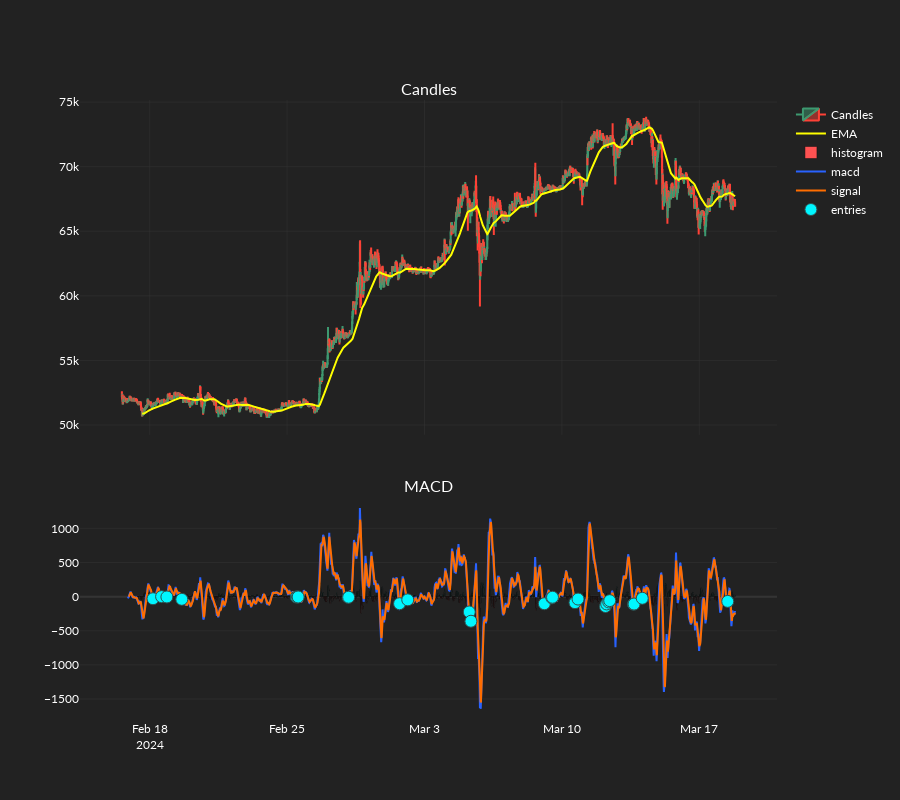

This figure's notebook cell:
### Code cell
# Plot Strategy
macd_strat.plot_signals(candles=candles)

### Figure 1 — Plotly figure (JSON) as saved in the notebook; plotly's stock layout.template omitted (floating-point values rounded to 4 significant figures; data arrays with more than 128 entries replaced by an {"elided": "..."} marker saying what was removed)
{"data": [{"close": {"elided": "3000 float values"}, "high": {"elided": "3000 float values"}, "low": {"elided": "3000 float values"}, "name": "Candles", "open": {"elided": "3000 float values"}, "type": "candlestick", "x": {"elided": "3000 str values"}, "xaxis": "x", "yaxis": "y"}, {"line": {"color": "yellow"}, "name": "EMA", "type": "scatter", "x": {"elided": "3000 str values"}, "xaxis": "x", "y": {"elided": "3000 float values"}, "yaxis": "y"}, {"marker": {"color": {"elided": "3000 str values"}}, "name": "histogram", "type": "bar", "x": {"elided": "3000 str values"}, "xaxis": "x2", "y": {"elided": "3000 float values"}, "yaxis": "y2"}, {"line": {"color": "#2962FF"}, "name": "macd", "type": "scatter", "x": {"elided": "3000 str values"}, "xaxis": "x2", "y": {"elided": "3000 float values"}, "yaxis": "y2"}, {"line": {"color": "#FF6D00"}, "name": "signal", "type": "scatter", "x": {"elided": "3000 str values"}, "xaxis": "x2", "y": {"elided": "3000 float values"}, "yaxis": "y2"}, {"marker": {"color": "#00F6FF", "line": {"color": "DarkSlateGrey", "width": 1}, "size": 12, "symbol": "circle"}, "mode": "markers", "name": "entries", "type": "scatter", "x": {"elided": "3000 str values"}, "xaxis": "x2", "y": {"elided": "3000 float values"}, "yaxis": "y2"}], "layout": {"annotations": [{"font": {"size": 16}, "showarrow": false, "text": "Candles", "x": 0.5, "xanchor": "center", "xref": "paper", "y": 1, "yanchor": "bottom", "yref": "paper"}, {"font": {"size": 16}, "showarrow": false, "text": "MACD", "x": 0.5, "xanchor": "center", "xref": "paper", "y": 0.36, "yanchor": "bottom", "yref": "paper"}], "height": 800, "xaxis": {"anchor": "y", "domain": [0, 1], "matches": "x2", "rangeslider": {"visible": false}, "showticklabels": false}, "xaxis2": {"anchor": "y2", "domain": [0, 1]}, "yaxis": {"anchor": "x", "domain": [0.46, 1]}, "yaxis2": {"anchor": "x2", "domain": [0, 0.36]}}}
